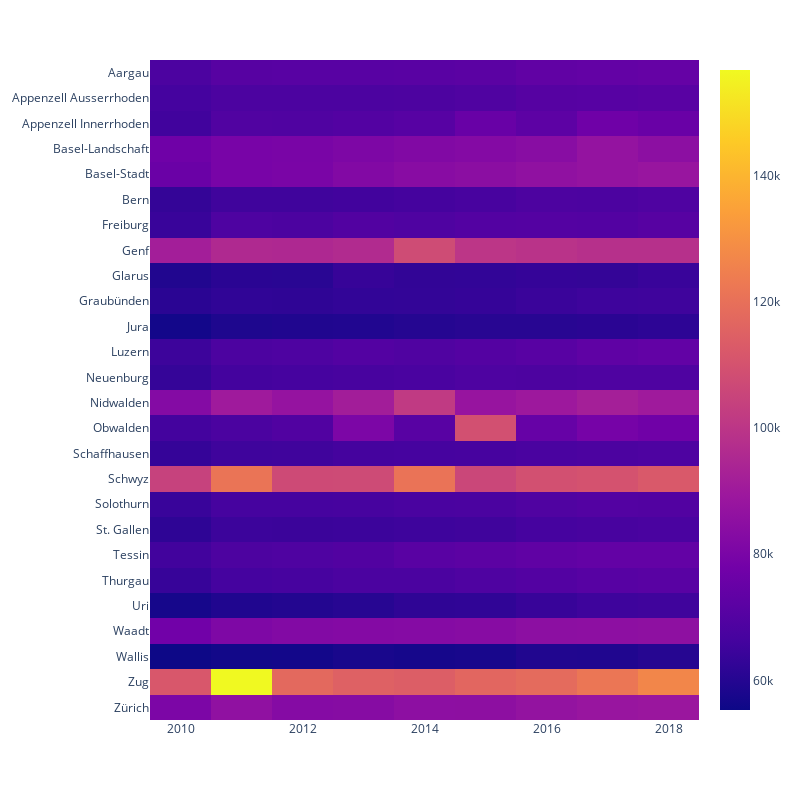

Source (notebook cell):
### Code cell
fig = px.imshow(df_pivot,
                x=list(range(2010,2019,1)),
                y = df.sort_values(by='canton').canton.unique(),
               width=800,height=800)

layout_helper(fig).show()

### Figure 1 — Plotly figure (JSON) as saved in the notebook; plotly's stock layout.template omitted (floating-point values rounded to 4 significant figures; data arrays with more than 128 entries replaced by an {"elided": "..."} marker saying what was removed)
{"data": [{"coloraxis": "coloraxis", "hovertemplate": "x: %{x}<br>y: %{y}<br>color: %{z}<extra></extra>", "name": "0", "type": "heatmap", "x": [2010, 2011, 2012, 2013, 2014, 2015, 2016, 2017, 2018], "xaxis": "x", "y": ["Aargau", "Appenzell Ausserrhoden", "Appenzell Innerrhoden", "Basel-Landschaft", "Basel-Stadt", "Bern", "Freiburg", "Genf", "Glarus", "Graubünden", "Jura", "Luzern", "Neuenburg", "Nidwalden", "Obwalden", "Schaffhausen", "Schwyz", "Solothurn", "St. Gallen", "Tessin", "Thurgau", "Uri", "Waadt", "Wallis", "Zug", "Zürich"], "yaxis": "y", "z": {"elided": "26x9 int values"}}], "layout": {"coloraxis": {"colorscale": [[0, "#0d0887"], [0.1111, "#46039f"], [0.2222, "#7201a8"], [0.3333, "#9c179e"], [0.4444, "#bd3786"], [0.5556, "#d8576b"], [0.6667, "#ed7953"], [0.7778, "#fb9f3a"], [0.8889, "#fdca26"], [1, "#f0f921"]]}, "height": 800, "margin": {"t": 60}, "paper_bgcolor": "rgba(0, 0, 0, 0)", "plot_bgcolor": "rgba(0, 0, 0, 0)", "width": 800, "xaxis": {"anchor": "y", "autorange": true, "constrain": "domain", "domain": [0, 1], "range": [2010.0, 2018.0], "scaleanchor": "y", "showgrid": false, "title": {}, "type": "linear"}, "yaxis": {"anchor": "x", "autorange": true, "constrain": "domain", "domain": [0, 1], "range": [25.5, -0.5], "showgrid": false, "title": {}, "type": "category"}}}
